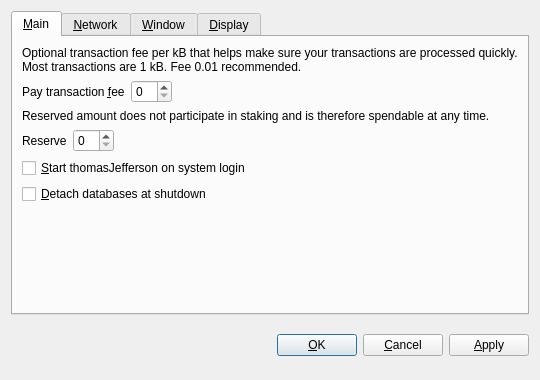
<?xml version="1.0" encoding="UTF-8"?>
<ui version="4.0">
 <class>OptionsDialog</class>
 <widget class="QDialog" name="OptionsDialog">
  <property name="geometry">
   <rect>
    <x>0</x>
    <y>0</y>
    <width>540</width>
    <height>380</height>
   </rect>
  </property>
  <property name="windowTitle">
   <string>Options</string>
  </property>
  <property name="modal">
   <bool>true</bool>
  </property>
  <layout class="QVBoxLayout" name="verticalLayout">
   <item>
    <widget class="QTabWidget" name="tabWidget">
     <property name="tabPosition">
      <enum>QTabWidget::North</enum>
     </property>
     <property name="currentIndex">
      <number>0</number>
     </property>
     <widget class="QWidget" name="tabMain">
      <attribute name="title">
       <string>&amp;Main</string>
      </attribute>
      <layout class="QVBoxLayout" name="verticalLayout_Main">
       <item>
        <widget class="QLabel" name="transactionFeeInfoLabel">
         <property name="text">
          <string>Optional transaction fee per kB that helps make sure your transactions are processed quickly. Most transactions are 1 kB. Fee 0.01 recommended.</string>
         </property>
         <property name="textFormat">
          <enum>Qt::PlainText</enum>
         </property>
         <property name="wordWrap">
          <bool>true</bool>
         </property>
        </widget>
       </item>
       <item>
        <layout class="QHBoxLayout" name="horizontalLayoutFee">
         <item>
          <widget class="QLabel" name="transactionFeeLabel">
           <property name="text">
            <string>Pay transaction &amp;fee</string>
           </property>
           <property name="textFormat">
            <enum>Qt::PlainText</enum>
           </property>
           <property name="buddy">
            <cstring>transactionFee</cstring>
           </property>
          </widget>
         </item>
         <item>
          <widget class="BitcoinAmountField" name="transactionFee"/>
         </item>
         <item>
          <spacer name="horizontalSpacerFee">
           <property name="orientation">
            <enum>Qt::Horizontal</enum>
           </property>
           <property name="sizeHint" stdset="0">
            <size>
             <width>40</width>
             <height>20</height>
            </size>
           </property>
          </spacer>
         </item>
        </layout>
       </item>
       <item>
        <widget class="QLabel" name="reserveBalanceInfoLabel">
         <property name="text">
          <string>Reserved amount does not participate in staking and is therefore spendable at any time.</string>
         </property>
         <property name="textFormat">
          <enum>Qt::PlainText</enum>
         </property>
         <property name="wordWrap">
          <bool>true</bool>
         </property>
        </widget>
       </item>
       <item>
        <layout class="QHBoxLayout" name="horizontalLayoutReserveBalance">
         <item>
          <widget class="QLabel" name="reserveBalanceLabel">
           <property name="text">
            <string>Reserve</string>
           </property>
           <property name="textFormat">
            <enum>Qt::PlainText</enum>
           </property>
           <property name="buddy">
            <cstring>reserveBalance</cstring>
           </property>
          </widget>
         </item>
         <item>
          <widget class="BitcoinAmountField" name="reserveBalance"/>
         </item>
         <item>
          <spacer name="horizontalSpacerReserveBalance">
           <property name="orientation">
            <enum>Qt::Horizontal</enum>
           </property>
           <property name="sizeHint" stdset="0">
            <size>
             <width>40</width>
             <height>20</height>
            </size>
           </property>
          </spacer>
         </item>
        </layout>
       </item>
       <item>
        <widget class="QCheckBox" name="bitcoinAtStartup">
         <property name="toolTip">
          <string>Automatically start thomasJefferson after logging in to the system.</string>
         </property>
         <property name="text">
          <string>&amp;Start thomasJefferson on system login</string>
         </property>
        </widget>
       </item>
       <item>
        <widget class="QCheckBox" name="detachDatabases">
         <property name="toolTip">
          <string>Detach block and address databases at shutdown. This means they can be moved to another data directory, but it slows down shutdown. The wallet is always detached.</string>
         </property>
         <property name="text">
          <string>&amp;Detach databases at shutdown</string>
         </property>
        </widget>
       </item>
       <item>
        <spacer name="verticalSpacer_Main">
         <property name="orientation">
          <enum>Qt::Vertical</enum>
         </property>
         <property name="sizeHint" stdset="0">
          <size>
           <width>20</width>
           <height>40</height>
          </size>
         </property>
        </spacer>
       </item>
      </layout>
     </widget>
     <widget class="QWidget" name="tabNetwork">
      <attribute name="title">
       <string>&amp;Network</string>
      </attribute>
      <layout class="QVBoxLayout" name="verticalLayout_Network">
       <item>
        <widget class="QCheckBox" name="mapPortUpnp">
         <property name="toolTip">
          <string>Automatically open the thomasJefferson client port on the router. This only works when your router supports UPnP and it is enabled.</string>
         </property>
         <property name="text">
          <string>Map port using &amp;UPnP</string>
         </property>
        </widget>
       </item>
       <item>
        <widget class="QCheckBox" name="connectSocks">
         <property name="toolTip">
          <string>Connect to the thomasJefferson network through a SOCKS proxy (e.g. when connecting through Tor).</string>
         </property>
         <property name="text">
          <string>&amp;Connect through SOCKS proxy:</string>
         </property>
        </widget>
       </item>
       <item>
        <layout class="QHBoxLayout" name="horizontalLayout_Network">
         <item>
          <widget class="QLabel" name="proxyIpLabel">
           <property name="text">
            <string>Proxy &amp;IP:</string>
           </property>
           <property name="textFormat">
            <enum>Qt::PlainText</enum>
           </property>
           <property name="buddy">
            <cstring>proxyIp</cstring>
           </property>
          </widget>
         </item>
         <item>
          <widget class="QValidatedLineEdit" name="proxyIp">
           <property name="maximumSize">
            <size>
             <width>140</width>
             <height>16777215</height>
            </size>
           </property>
           <property name="toolTip">
            <string>IP address of the proxy (e.g. 127.0.0.1)</string>
           </property>
          </widget>
         </item>
         <item>
          <widget class="QLabel" name="proxyPortLabel">
           <property name="text">
            <string>&amp;Port:</string>
           </property>
           <property name="textFormat">
            <enum>Qt::PlainText</enum>
           </property>
           <property name="buddy">
            <cstring>proxyPort</cstring>
           </property>
          </widget>
         </item>
         <item>
          <widget class="QLineEdit" name="proxyPort">
           <property name="maximumSize">
            <size>
             <width>55</width>
             <height>16777215</height>
            </size>
           </property>
           <property name="toolTip">
            <string>Port of the proxy (e.g. 9050)</string>
           </property>
          </widget>
         </item>
         <item>
          <widget class="QLabel" name="socksVersionLabel">
           <property name="text">
            <string>SOCKS &amp;Version:</string>
           </property>
           <property name="textFormat">
            <enum>Qt::PlainText</enum>
           </property>
           <property name="buddy">
            <cstring>socksVersion</cstring>
           </property>
          </widget>
         </item>
         <item>
          <widget class="QValueComboBox" name="socksVersion">
           <property name="toolTip">
            <string>SOCKS version of the proxy (e.g. 5)</string>
           </property>
          </widget>
         </item>
         <item>
          <spacer name="horizontalSpacer_Network">
           <property name="orientation">
            <enum>Qt::Horizontal</enum>
           </property>
           <property name="sizeHint" stdset="0">
            <size>
             <width>40</width>
             <height>20</height>
            </size>
           </property>
          </spacer>
         </item>
        </layout>
       </item>
       <item>
        <spacer name="verticalSpacer_Network">
         <property name="orientation">
          <enum>Qt::Vertical</enum>
         </property>
         <property name="sizeHint" stdset="0">
          <size>
           <width>20</width>
           <height>40</height>
          </size>
         </property>
        </spacer>
       </item>
      </layout>
     </widget>
     <widget class="QWidget" name="tabWindow">
      <attribute name="title">
       <string>&amp;Window</string>
      </attribute>
      <layout class="QVBoxLayout" name="verticalLayout_Window">
       <item>
        <widget class="QCheckBox" name="minimizeToTray">
         <property name="toolTip">
          <string>Show only a tray icon after minimizing the window.</string>
         </property>
         <property name="text">
          <string>&amp;Minimize to the tray instead of the taskbar</string>
         </property>
        </widget>
       </item>
       <item>
        <widget class="QCheckBox" name="minimizeOnClose">
         <property name="toolTip">
          <string>Minimize instead of exit the application when the window is closed. When this option is enabled, the application will be closed only after selecting Quit in the menu.</string>
         </property>
         <property name="text">
          <string>M&amp;inimize on close</string>
         </property>
        </widget>
       </item>
       <item>
        <spacer name="verticalSpacer_Window">
         <property name="orientation">
          <enum>Qt::Vertical</enum>
         </property>
         <property name="sizeHint" stdset="0">
          <size>
           <width>20</width>
           <height>40</height>
          </size>
         </property>
        </spacer>
       </item>
      </layout>
     </widget>
     <widget class="QWidget" name="tabDisplay">
      <attribute name="title">
       <string>&amp;Display</string>
      </attribute>
      <layout class="QVBoxLayout" name="verticalLayout_Display">
       <item>
        <layout class="QHBoxLayout" name="horizontalLayout_1_Display">
         <item>
          <widget class="QLabel" name="langLabel">
           <property name="text">
            <string>User Interface &amp;language:</string>
           </property>
           <property name="textFormat">
            <enum>Qt::PlainText</enum>
           </property>
           <property name="buddy">
            <cstring>lang</cstring>
           </property>
          </widget>
         </item>
         <item>
          <widget class="QValueComboBox" name="lang">
           <property name="toolTip">
            <string>The user interface language can be set here. This setting will take effect after restarting thomasJefferson.</string>
           </property>
          </widget>
         </item>
        </layout>
       </item>
       <item>
        <layout class="QHBoxLayout" name="horizontalLayout_2_Display">
         <item>
          <widget class="QLabel" name="unitLabel">
           <property name="text">
            <string>&amp;Unit to show amounts in:</string>
           </property>
           <property name="textFormat">
            <enum>Qt::PlainText</enum>
           </property>
           <property name="buddy">
            <cstring>unit</cstring>
           </property>
          </widget>
         </item>
         <item>
          <widget class="QValueComboBox" name="unit">
           <property name="toolTip">
            <string>Choose the default subdivision unit to show in the interface and when sending coins.</string>
           </property>
          </widget>
         </item>
        </layout>
       </item>
       <item>
        <widget class="QCheckBox" name="displayAddresses">
         <property name="toolTip">
          <string>Whether to show thomasJefferson addresses in the transaction list or not.</string>
         </property>
         <property name="text">
          <string>&amp;Display addresses in transaction list</string>
         </property>
        </widget>
       </item>
       <item>
        <widget class="QCheckBox" name="coinControlFeatures">
         <property name="toolTip">
          <string>Whether to show coin control features or not.</string>
         </property>
         <property name="text">
          <string>Display coin &amp;control features (experts only!)</string>
         </property>
        </widget>
       </item>
       <item>
        <spacer name="verticalSpacer_Display">
         <property name="orientation">
          <enum>Qt::Vertical</enum>
         </property>
         <property name="sizeHint" stdset="0">
          <size>
           <width>20</width>
           <height>40</height>
          </size>
         </property>
        </spacer>
       </item>
      </layout>
     </widget>
    </widget>
   </item>
   <item>
    <layout class="QHBoxLayout" name="horizontalLayout_Buttons">
     <item>
      <spacer name="horizontalSpacer_1">
       <property name="orientation">
        <enum>Qt::Horizontal</enum>
       </property>
       <property name="sizeHint" stdset="0">
        <size>
         <width>40</width>
         <height>48</height>
        </size>
       </property>
      </spacer>
     </item>
     <item>
      <widget class="QLabel" name="statusLabel">
       <property name="font">
        <font>
         <weight>75</weight>
         <bold>true</bold>
        </font>
       </property>
       <property name="text">
        <string/>
       </property>
       <property name="textFormat">
        <enum>Qt::PlainText</enum>
       </property>
       <property name="wordWrap">
        <bool>true</bool>
       </property>
      </widget>
     </item>
     <item>
      <spacer name="horizontalSpacer_2">
       <property name="orientation">
        <enum>Qt::Horizontal</enum>
       </property>
       <property name="sizeHint" stdset="0">
        <size>
         <width>40</width>
         <height>48</height>
        </size>
       </property>
      </spacer>
     </item>
     <item>
      <widget class="QPushButton" name="okButton">
       <property name="text">
        <string>&amp;OK</string>
       </property>
      </widget>
     </item>
     <item>
      <widget class="QPushButton" name="cancelButton">
       <property name="text">
        <string>&amp;Cancel</string>
       </property>
       <property name="autoDefault">
        <bool>false</bool>
       </property>
      </widget>
     </item>
     <item>
      <widget class="QPushButton" name="applyButton">
       <property name="text">
        <string>&amp;Apply</string>
       </property>
       <property name="autoDefault">
        <bool>false</bool>
       </property>
      </widget>
     </item>
    </layout>
   </item>
  </layout>
 </widget>
 <customwidgets>
  <customwidget>
   <class>BitcoinAmountField</class>
   <extends>QSpinBox</extends>
   <header>bitcoinamountfield.h</header>
  </customwidget>
  <customwidget>
   <class>QValueComboBox</class>
   <extends>QComboBox</extends>
   <header>qvaluecombobox.h</header>
  </customwidget>
  <customwidget>
   <class>QValidatedLineEdit</class>
   <extends>QLineEdit</extends>
   <header>qvalidatedlineedit.h</header>
  </customwidget>
 </customwidgets>
 <resources/>
 <connections/>
</ui>
